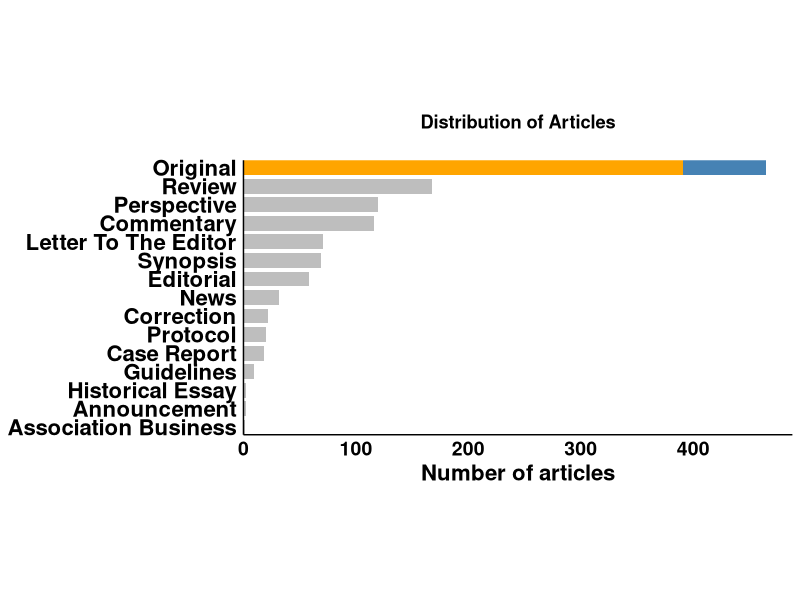
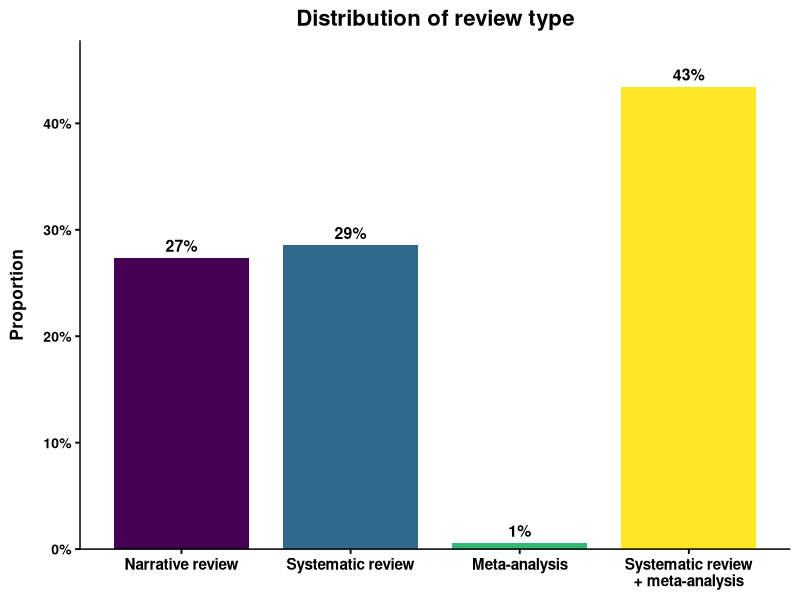
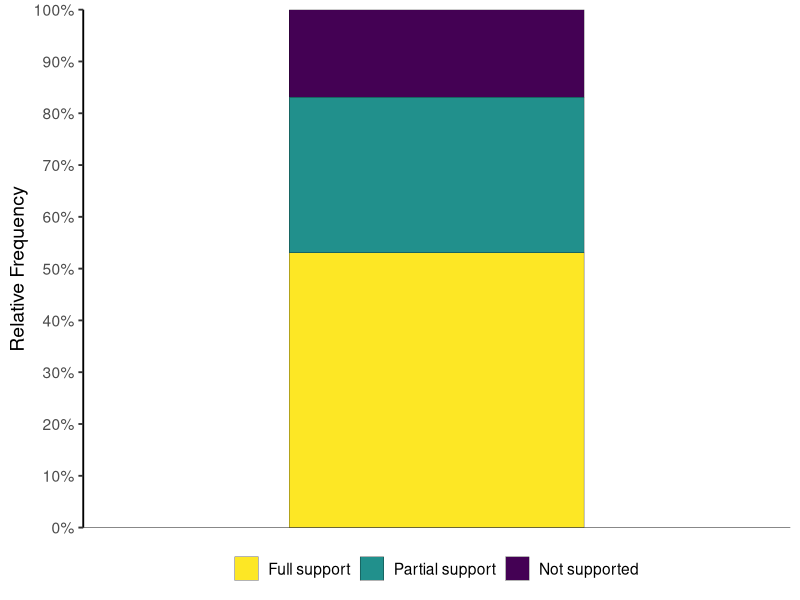
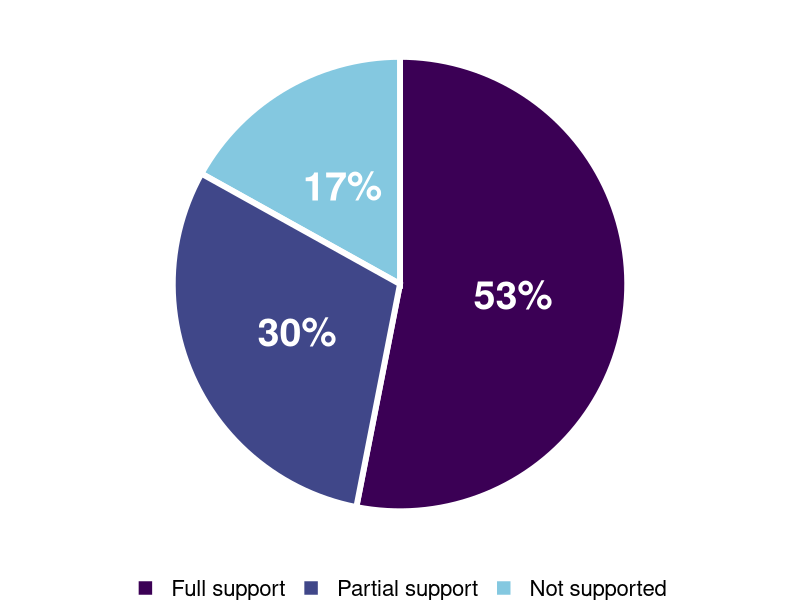
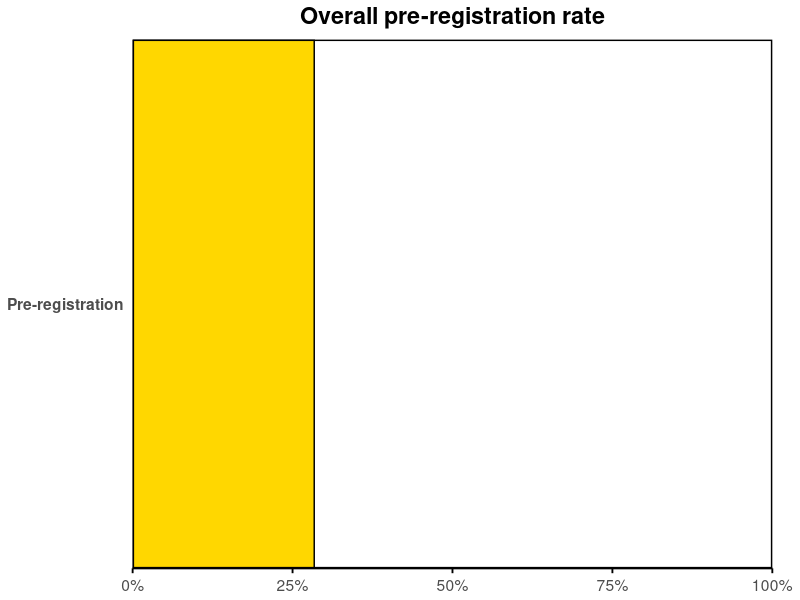
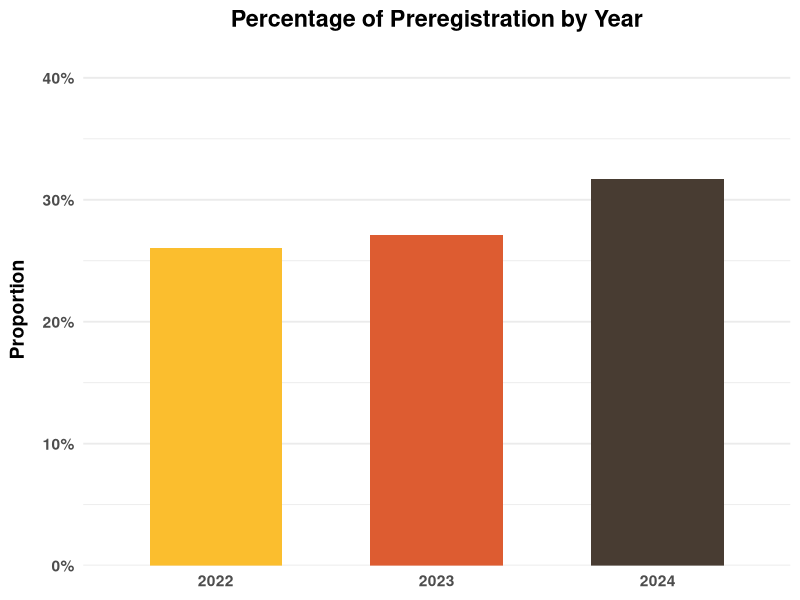
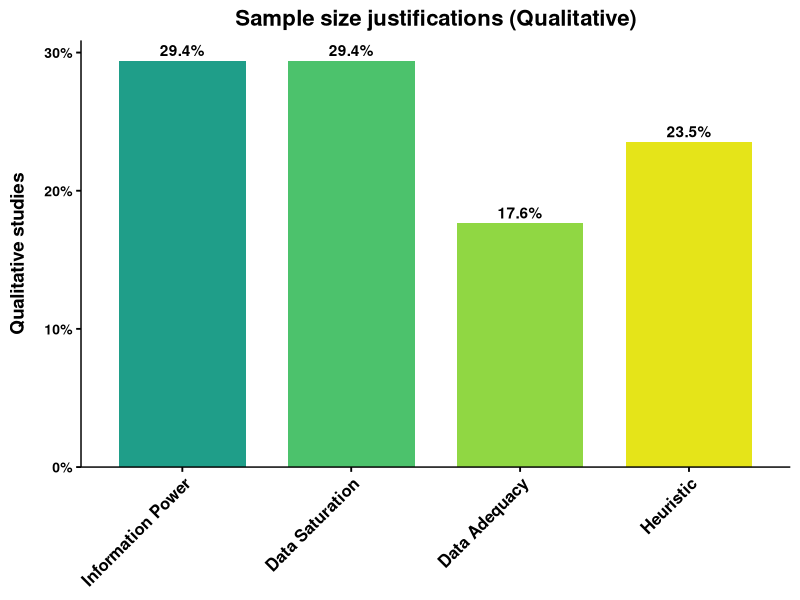
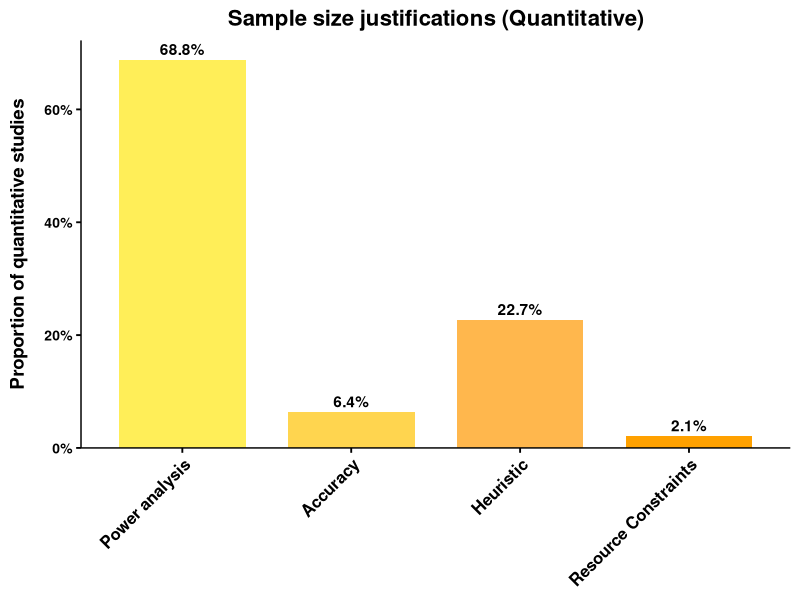

Source code (R) for these figures, in order: (Note: this script raises an error after producing the figures.)
library(readxl)
library(ggplot2)
library(forcats)
library(dplyr)
library(scales)
library(stringr) 
library(purrr)
library(knitr)
library(tidyr)
library(writexl)

options(scipen = 999)

setwd() # SET YOUR WORKING DIRECTORY AS THE FOLDER WHERE YOU HAVE PUT THE "Analysis" FOLDER IN 

df<- read_excel("Analysis/PT Research Practices/PT-research practice validated.xlsx", sheet = "Data 2022+2023+2024")
View(df)

# ─────────────────────────────────────────────────────────────────────────────
#                 #### Define useful variable ####
# ─────────────────────────────────────────────────────────────────────────────
# Dataframe with only Original articles
val_orig <- df %>%
  filter(type == "Original")

# ─────────────────────────────────────────────────────────────────────────────
#                   #### Type of paper published ####
# ─────────────────────────────────────────────────────────────────────────────

# Settings to adjust
bar_height  <- 0.8  
bar_spacing <- 1.2   
aspect_ratio <- 0.5  

# check the unique values and their frequency of type
table(df$'type')

# Count per category
data_counts <- df %>%
  count(type) %>%
  arrange(n) %>%
  mutate(
    type      = factor(type, levels = type),
    highlight = ifelse(type == "Original", "Original", "Other")
  )

original_counts <- df %>%
  filter(trimws(type) == "Original") %>%
  mutate(
    qual_group = ifelse(tolower(trimws(qualitative)) == "yes", "Qualitative", "Quantitative")
  ) %>%
  count(qual_group, name = "n") %>%
  mutate(type = factor("Original", levels = levels(data_counts$type)))

base_bars <- data_counts %>% filter(type != "Original")

# plot
plot_type_article <- ggplot() +
  geom_col(
    data = base_bars,
    aes(x = n, y = type, fill = "Other"),
    width = bar_height
  ) +
  geom_col(
    data = original_counts,
    aes(x = n, y = type, fill = qual_group),
    width = bar_height
  ) +
  scale_fill_manual(
    values = c(Other = "grey", Quantitative = "orange", Qualitative = "steelblue"),
    guide = FALSE
  ) +
  scale_x_continuous(breaks = pretty(data_counts$n),
                     expand = expansion(mult = c(0, 0.05))) +
  scale_y_discrete(expand = expansion(add = bar_height/2)) +
  labs(
    title = "Distribution of Articles",
    x     = "Number of articles",
    y     = NULL
  ) +
  theme_minimal() +
  theme(
    plot.title         = element_text(hjust = 0.5, face = "bold", margin = margin(b = 20)),
    axis.line.x        = element_line(color = "black"),
    axis.line.y        = element_line(color = "black"),
    panel.grid.major.x = element_blank(),
    panel.grid.minor.x = element_blank(),
    panel.grid.major.y = element_blank(),
    panel.grid.minor.y = element_blank(),
    axis.title.x       = element_text(face = "bold", color = "black", size = 16),
    axis.text.x        = element_text(size = 14, color = "black", face = "bold"),
    axis.text.y        = element_text(size = 16, color = "black", face = "bold"),
    aspect.ratio       = aspect_ratio
  )

print(plot_type_article)

# ─────────────────────────────────────────────────────────────────────────────
#                   #### Number of paper per journal ####
# ─────────────────────────────────────────────────────────────────────────────
journal_counts <- df %>%
  group_by(journal) %>%
  summarise(n_articles = n()) %>%
  arrange(desc(n_articles))

print(journal_counts)

# ─────────────────────────────────────────────────────────────────────────────
#       #### Proportion of systematic review and meta analysis ####
# ─────────────────────────────────────────────────────────────────────────────

# check the unique values and their frequency 
table(df$`systematic review`)
table(df$`meta-analysis`)

# Settings to adjust
bar_height   <- 0.8  
bar_spacing  <- 1.2  
aspect_ratio <- 0.7  

# Filter review article
df_rev <- df %>% 
  filter(type == "Review")

# Calculation of the distribution of review type 
props_df <- df_rev %>%
  summarise(
    narrative     = mean(`systematic review` == "No"  & `meta-analysis` == "No",  na.rm = TRUE),
    sys_only      = mean(`systematic review` == "Yes" & `meta-analysis` == "No",  na.rm = TRUE),
    meta_only     = mean(`systematic review` == "No"  & `meta-analysis` == "Yes", na.rm = TRUE),
    sys_with_meta = mean(`systematic review` == "Yes" & `meta-analysis` == "Yes", na.rm = TRUE)
  ) %>%
  pivot_longer(
    cols = everything(),
    names_to = "review_type",
    values_to = "proportion"
  ) %>%
  mutate(
    review_type = recode(
      review_type,
      narrative     = "Narrative review",
      sys_only      = "Systematic review",
      meta_only     = "Meta-analysis",
      sys_with_meta = "Systematic review\n+ meta-analysis"
    ),
    review_type = factor(
      review_type,
      levels = c(
        "Narrative review",
        "Systematic review",
        "Meta-analysis",
        "Systematic review\n+ meta-analysis"
      )
    )
  )

# Display proportion table
print(props_df)

# Plot data
plot_review_distr <- ggplot(props_df, aes(
  x    = review_type,
  y    = proportion,
  fill = review_type
)) +
  geom_col(width = bar_height) +
  geom_text(aes(label = percent(proportion, accuracy = 1)),
            vjust = -0.5, size = 4, fontface = "bold") +
  scale_y_continuous(
    labels = percent_format(accuracy = 1),
    expand = expansion(mult = c(0, .1))
  ) +
  scale_fill_viridis_d(guide = FALSE) +
  labs(
    title = "Distribution of review type",
    x     = NULL,
    y     = "Proportion"
  ) +
  theme_minimal(base_size = 14) +
  theme(
    axis.line       = element_line(color = "#000000", linewidth = 0.5),
    axis.ticks      = element_line(color = "#000000"),
    axis.text.x     = element_text(size = 11, face = "bold", colour = "#000000"),
    axis.text.y     = element_text(size = 10, face = "bold", colour = "#000000"),
    axis.title.y    = element_text(size = 12.5, face = "bold", colour = "#000000", margin = margin(r = 12)),
    legend.position = "none",
    panel.grid.major = element_blank(),
    panel.grid.minor = element_blank(),
    plot.title      = element_text(hjust = 0.5, face = "bold", size = 16, colour = "#000000")
  )

plot_review_distr

# ─────────────────────────────────────────────────────────────────────────────
#                     #### Hypothesis test rate ####
# ─────────────────────────────────────────────────────────────────────────────

# Keep original studies and remove qualitative studies
df_quant <- df %>%
  filter(
    trimws(type) == "Original",
    qualitative != "Yes"
  )

# check the unique values and their frequency 
table(df_quant$`hypo_tested`)

# Calculation of the number of original article that include hypothesis statement
tab_orig <- table(tolower(df_quant$hypo_tested), useNA = "no")
taux_yes <- tab_orig["yes"] / sum(tab_orig[c("yes","no")])
sprintf("Hypothesis test rate: %.1f%%", taux_yes * 100)


# ─────────────────────────────────────────────────────────────────────────────
#         #### Positive result rate & Level of hypothesis support ####
# ─────────────────────────────────────────────────────────────────────────────

# check the unique values and their frequency 
table(df_quant$support_hyp1)

# Calculation of distribution
df_support <- df_quant %>%
  mutate(
    support_clean = case_when(
      str_detect(support_hyp1, regex("full",    ignore_case = TRUE)) ~ "Full support",
      str_detect(support_hyp1, regex("partial", ignore_case = TRUE)) ~ "Partial support",
      str_detect(support_hyp1, regex("not",     ignore_case = TRUE)) ~ "Not supported",
      TRUE ~ NA_character_
    )
  ) %>%
  filter(!is.na(support_clean)) %>%
  count(support_clean) %>%
  mutate(pct = n / sum(n) * 100)

# Specify order on the chart 
levels_sup <- c("Full support", "Partial support", "Not supported")

# Plot bar chart
ggplot(df_support, aes(
  x    = factor(1),                                    
  y    = pct,                                          
  fill = factor(support_clean, levels = levels_sup)    
)) +
  geom_col(
    position = position_stack(reverse = TRUE),      
    width    = 0.5,
    color    = "black",
    size     = 0.1
  ) +
  scale_y_continuous(
    name   = "Relative Frequency",
    breaks = seq(0, 100, by = 10),
    labels = function(x) paste0(x, "%"),
    limits = c(0, 100),
    expand = c(0, 0)
  ) +
  scale_x_discrete(NULL, breaks = NULL) +
  geom_hline(yintercept = 0, color = "black", size = 0.3) +
  scale_fill_viridis_d(
    name   = NULL,    
    option = "D",     
    begin  = 1,     
    end    = 0,
  ) +
  theme_classic(base_size = 14) +
  theme(
    legend.position = "bottom",
    axis.line.x = element_blank()
  )

# Display value in %
df_support

# Plot pie chart
my_colors <- c(
  "Full support" = "#3B0055",   
  "Partial support" = "#404789",   
  "Not supported" = "#84C8E0"   
)

support_plot <- ggplot(df_support, aes(
  x    = factor(1),                                    
  y    = pct,                                          
  fill = factor(support_clean, levels = levels_sup)    
)) +
  geom_col(
    position = position_stack(reverse = TRUE),      
    width    = 1,
    color    = "white",
    size     = 2
  ) +
  coord_polar(theta = "y") +
  scale_fill_manual(
    values = my_colors,
    name   = NULL
  ) +
  geom_text(
    aes(label = paste0(round(pct), "%")), 
    position = position_stack(vjust = 0.5, reverse = TRUE),
    color = "white",
    fontface = "bold",
    size     = 10
  ) +
  theme_void(base_size = 20) +
  theme(
    legend.position = "bottom"
  )
print(support_plot)

# ─────────────────────────────────────────────────────────────────────────────
#                        #### Preregistration ####
# ─────────────────────────────────────────────────────────────────────────────

# check the unique values and their frequency 
table(df$prereg)

# Check the Websites used 
table(val_orig$prereg_link)

# ────────────────────────────    
       #### Overall ####
# ────────────────────────────

# Proportion of "Yes" among Original article
pct_yes <- df %>%
  filter(type == "Original", !is.na(prereg)) %>%
  summarise(p = sum(prereg == "Yes") / n()) %>%
  pull(p)

# Global rate
pct_global <- val_orig %>%
  summarise(p = sum(prereg == "Yes") / n()) %>%
  pull(p)
# Rate per year
pct_par_annee <- val_orig %>%
  group_by(year) %>%
  summarise(p = sum(prereg == "Yes") / n()) %>%
  arrange(year)
# Display
cat("Overall pre-registration rate : ",
    percent(pct_global, accuracy = 0.1), "\n\n",
    sep = "")

for(i in seq_len(nrow(pct_par_annee))) {
  cat("Pre-registration rate by year :\n")
  cat("  ", pct_par_annee$year[i], " : ",
      percent(pct_par_annee$p[i], accuracy = 0.1), "\n", sep = "")
}

# Plot data
plot_df <- tibble(
  Status = "Pre-registration",
  prop   = pct_yes
)

ggplot(plot_df, aes(x = prop, y = Status)) +
  geom_col(
    fill   = "gold",
    color  = "black",
    width  = 0.5
  ) +
  scale_x_continuous(
    limits = c(0, 1),
    expand = c(0, 0),
    labels = percent_format(accuracy = 1)
  ) +
  scale_y_discrete(expand = c(0, 0)) +
  labs(
    x     = NULL,
    y     = NULL,
    title = "Overall pre-registration rate"
  ) +
  theme_minimal(base_size = 14) +
  theme(
    panel.border     = element_rect(color = "black", fill = NA, size = 1),
    panel.grid       = element_blank(),
    axis.line.x      = element_line(),
    axis.ticks.x     = element_line(),
    axis.text.x      = element_text(vjust = 0.5),
    axis.text.y      = element_text(face = "bold"),
    plot.title       = element_text(hjust = 0.5, face = "bold"),
    plot.margin      = margin(5, 20, 5, 5)
  )

# ─────────────────────────────────────────
          #### By year ####
# ─────────────────────────────────────────

# Aggregation by year
prereg_summary_year <- df %>%
  filter(type == "Original") %>%
  group_by(year) %>%
  summarise(
    total   = n(),
    yes     = sum(tolower(prereg) == "yes"),
    .groups = "drop"
  ) %>%
  mutate(
    pct_yes = yes / total,
    year    = factor(year)
  )

# Plot the data
ggplot(prereg_summary_year, aes(x = year, y = pct_yes, fill = year)) +
  geom_col(width = 0.6) +
  scale_y_continuous(
    name   = "Proportion",
    labels = percent_format(accuracy = 1),
    limits = c(0, 0.4),
    expand = expansion(mult = c(0, 0.05))
  ) +
  scale_fill_manual(
    name   = "Année",
    values = c("2022" = "#FBBE2EFF",       
               "2023" = "#DD5C31FF",
               "2024" = "#483C32")
  ) +
  labs(
    x     = NULL,
    y     = NULL,
    title = "Percentage of Preregistration by Year"
  ) +
  theme_minimal(base_size = 14) +
  theme(
    plot.title         = element_text(hjust = 0.5, face = "bold", margin = margin(b = 15)),
    axis.text.x        = element_text(face = "bold"),
    axis.text.y        = element_text(face = "bold"),
    panel.grid.major.x = element_blank(),
    axis.title.y = element_text(
      margin = margin(r = 10),  
      face   = "bold"
    ),
    legend.position    = "none"
  )

# ─────────────────────────────────────────────────────────────────────────────
#                     #### Sample size justification ####
# ─────────────────────────────────────────────────────────────────────────────
# check the unique values and their frequency 
table(val_orig$n_justification)
table(val_orig$justification_type)
table(val_orig$qualitative)

# ────────────────────────────    
  #### Overall proportion ####
# ────────────────────────────
# Proportion of "Yes" among Original articles
yes_justif_orig <- mean(val_orig$n_justification == "Yes", na.rm = TRUE)
yes_justif_orig

# Rate per year 
justif_orig_year <- val_orig |>
  group_by(year) |>
  summarise(p = mean(n_justification == "Yes", na.rm = TRUE),
            .groups = "drop") |>
  arrange(year)
justif_orig_year

# ────────────────────────────    
  #### Qualitative studies ####
# ────────────────────────────
# Proportion "Yes" among qualitative articles
yes_justif_quali <- mean(val_orig$n_justification[val_orig$qualitative == "Yes"] == "Yes", na.rm = TRUE)
yes_justif_quali
tab <- table(trimws(val_orig$justification_type[val_orig$qualitative == "Yes"]),
             useNA = "ifany")
tab

# Rate per year 
justif_quali_year <- val_orig |>
  filter(tolower(trimws(qualitative)) == "yes") |>
  group_by(year) |>
  summarise(
    p = mean(tolower(trimws(n_justification)) == "yes", na.rm = TRUE),
    n = dplyr::n(),
    .groups = "drop"
  ) |>
  arrange(year)

justif_quali_year

# ────────────────────────────
 #### Quantitative studies ####
# ────────────────────────────
# df_quant include only quantitative studies
# check the unique values and their frequency 
table(df_quant$n_justification)
table(df_quant$justification_type)

# Proportion "Yes" among quantitative articles
yes_justif_quanti <- mean(df_quant$n_justification == "Yes", na.rm = TRUE)
yes_justif_quanti

# Rate per year 
justif_quanti_year <- df_quant |>
  group_by(year) |>
  summarise(p = mean(n_justification == "Yes", na.rm = TRUE),
            .groups = "drop") |>
  arrange(year)
justif_quanti_year


# ─────────────────────────────────────────────────────────────────
       #### Justification type for qualitative studies ####
# ─────────────────────────────────────────────────────────────────

fixed_cols <- c(
  "Information Power"     = "#1F9E89",
  "Data Saturation"   = "#4CC26C",
  "Data Adequacy" = "#90D743",
  "Heuristic"         = "#E5E419"
)

core_levels <- c("Information Power", "Data Saturation", "Data Adequacy", "Heuristic")

bar_data_quali <- val_orig %>%
  filter(tolower(trimws(qualitative)) == "yes",
         tolower(trimws(n_justification)) == "yes") %>%
  mutate(justification_type = str_squish(justification_type)) %>%
  filter(!is.na(justification_type), justification_type != "") %>%
  count(justification_type, name = "n") %>%
  arrange(desc(n)) %>%
  mutate(
    prop  = n / sum(n),
    label = scales::percent(prop)
  )

present_levels <- unique(bar_data_quali$justification_type)
fixed_present  <- intersect(names(fixed_cols), present_levels)
other_levels   <- setdiff(present_levels, fixed_present)

other_cols <- if (length(other_levels) > 0) {
  viridisLite::viridis(length(other_levels), option = "viridis", begin = 0.55, end = 0.98)
} else character(0)

palette_map <- c(setNames(fixed_cols[fixed_present], fixed_present),
                 setNames(other_cols, other_levels))

all_levels <- c(core_levels, setdiff(sort(other_levels), core_levels))
bar_data_quali <- bar_data_quali %>%
  mutate(justification_type = factor(justification_type, levels = all_levels))

# Plot
ggplot(bar_data_quali, aes(x = justification_type, y = prop, fill = justification_type)) +
  geom_col(width = 0.75) +
  geom_text(aes(label = label), vjust = -0.4, fontface = "bold") +
  scale_y_continuous(labels = scales::percent_format(accuracy = 1),
                     expand = expansion(mult = c(0, 0.05))) +
  scale_fill_manual(values = palette_map, guide = "none") +
  labs(x = NULL, y = "Qualitative studies",
       title = "Sample size justifications (Qualitative)") +
  theme_classic(base_size = 14) +
  theme(
    axis.line       = element_line(color = "#000000", size = 0.5),
    axis.ticks      = element_line(color = "#000000"),
    axis.text.x     = element_text(size = 12, face = "bold", colour = "#000000",
                                   angle = 45, hjust = 1, vjust = 1),
    axis.text.y     = element_text(size = 10, face = "bold", colour = "#000000"),
    axis.title.y    = element_text(size = 13.5, face = "bold", colour = "#000000",
                                   margin = margin(r = 12)),
    legend.position = "none",
    panel.grid.major = element_blank(),
    panel.grid.minor = element_blank(),
    plot.title      = element_text(hjust = 0.5, face = "bold", size = 16, colour = "#000000")
  )



# ─────────────────────────────────────────────────────────────────
      #### Justification type for quantitative studies ####
# ─────────────────────────────────────────────────────────────────
# check the unique values and their frequency 
table(df_quant$justification_type)


core_levels <- c("Power analysis", "Accuracy", "Heuristic", "Resource Constraints")
fixed_cols <- c(
  "Power analysis"       = "#FFEE58",  
  "Accuracy"             = "#FFD54F",  
  "Heuristic"            = "#FFB74D",  
  "Resource Constraints" = "#FFA100"   
)

bar_data_quanti <- df_quant %>%
  filter(tolower(trimws(n_justification)) == "yes") %>%            
  mutate(jt = tolower(trimws(justification_type))) %>%
  mutate(justif4 = dplyr::case_when(
    jt %in% c("previous study", "pilot study", "benchmark") ~ "Power analysis",
    jt == "accuracy" ~ "Accuracy",
    jt == "heuristic" ~ "Heuristic",
    jt %in% c("resource constraints", "resource constraint", "resources") ~ "Resource Constraints",
    TRUE ~ NA_character_
  )) %>%
  filter(!is.na(justif4)) %>%                                      
  count(justif4, name = "n") %>%
  mutate(
    prop  = n / sum(n),
    label = scales::percent(prop),
    justif4 = factor(justif4, levels = core_levels)                
  )

# Bar plot
ggplot(bar_data_quanti, aes(x = justif4, y = prop, fill = justif4)) +
  geom_col(width = 0.75, color = NA) +
  geom_text(aes(label = label), vjust = -0.4, fontface = "bold") +
  scale_y_continuous(labels = scales::percent_format(accuracy = 1),
                     expand = expansion(mult = c(0, 0.05))) +
  scale_fill_manual(values = fixed_cols, guide = "none") +
  labs(x = NULL, y = "Proportion of quantitative studies",
       title = "Sample size justifications (Quantitative)") +
  theme_classic(base_size = 14) +
  theme(
    axis.line       = element_line(color = "#000000", size = 0.5),
    axis.ticks      = element_line(color = "#000000"),
    axis.text.x     = element_text(size = 12, face = "bold", colour = "#000000",
                                   angle = 45, hjust = 1, vjust = 1),
    axis.text.y     = element_text(size = 10, face = "bold", colour = "#000000"),
    axis.title.y    = element_text(size = 13.5, face = "bold", colour = "#000000",
                                   margin = margin(r = 12)),
    legend.position = "none",
    panel.grid.major = element_blank(),
    panel.grid.minor = element_blank(),
    plot.title      = element_text(hjust = 0.5, face = "bold", size = 16, colour = "#000000")
  )


# ─────────────────────────────────────────────────────────────────
    #### Sub-justification type for a-priori power analysis ####
# ─────────────────────────────────────────────────────────────────

keep_levels <- c("Previous Study", "Pilot Study", "Benchmark")

pie_data <- df_quant %>%
  filter(tolower(trimws(n_justification)) == "yes") %>%              
  mutate(justification_type = str_squish(justification_type)) %>%    
  filter(justification_type %in% keep_levels) %>%                    
  count(justification_type, name = "n") %>%
  right_join(tibble(justification_type = keep_levels), by = "justification_type") %>%
  mutate(
    n = tidyr::replace_na(n, 0L),
    justification_type = factor(justification_type, levels = keep_levels),
    prop  = if (sum(n) > 0) n / sum(n) else 0,
    label = if (sum(n) > 0) scales::percent(prop) else "0%"
  )

n_just_plot <- ggplot(pie_data, aes(x = "", y = prop, fill = justification_type)) +
  geom_col(width = 1, color = "white", size = 2) +
  coord_polar(theta = "y", direction = -1) +
  geom_text(aes(label = label),
            position = position_stack(vjust = 0.5),
            color = "black", fontface = "bold", size = 8) +
  scale_fill_manual(
    name = NULL,
    values = c(
      "Pilot Study"    = "#C2DB1C",
      "Previous Study" = "#9CD94C",
      "Benchmark"      = "#FFE631"
    )
  ) +
  theme_void() +
  theme(
    legend.position = "bottom",
    legend.text     = element_text(size = 20)
  )

print(n_just_plot)

pie_data

# ─────────────────────────────────────────────────────────────────────────────
#  #### Distribution of n_justification by type of hypothesis support ####
# ─────────────────────────────────────────────────────────────────────────────

# Calculation of distribution
pct_support_nj <- df_quant %>%
  filter(
    hypo_tested   == "Yes",
    !is.na(n_justification),
    !is.na(support_hyp1),
  ) %>%
  filter(!is.na(support_hyp1)) %>%
  group_by(support_hyp1) %>%
  summarise(
    total   = n(),
    yes     = sum(tolower(n_justification) == "yes"),
    pct_yes = yes / total,
    .groups = "drop"
  ) %>%
  mutate(
    support_hyp1 = factor(
      support_hyp1,
      levels = c("Full support", "Partial support", "Not supported")
    )
  )
pct_support_nj

# Set the color
couleurs_support <- c(
  "Full support" = "#3B0055",   
  "Partial support" = "#404789",   
  "Not supported" = "#84C8E0"   
)

# Display
for(i in seq_len(nrow(pct_support_nj))) {
  cat("Percentage of sample size justification :\n")
  cat(
    sprintf("  %s : %s\n",
            levels(pct_support_nj$support_hyp1)[i],
            percent(pct_support_nj$pct_yes[i], accuracy = 0.1))
  )
}

# Plot the data
plot_just_by_support <- ggplot(pct_support_nj,
       aes(x = support_hyp1, y = pct_yes, fill = support_hyp1)) +
  geom_col(color = "black", width = 0.7) +       
  scale_x_discrete(drop = TRUE) +
  scale_y_continuous(
    labels = percent_format(accuracy = 1),
    expand = c(0, 0)
  ) +
  scale_fill_manual(
    values = couleurs_support,
    guide  = FALSE
  ) +
  labs(
    x     = NULL,
    y     = "Sample size justification",
    title = "Proportion of sample size justification by type of hypothesis support"
  ) +
  theme_minimal(base_size = 14) +
  theme(
    panel.border       = element_blank(),                
    panel.grid.major.y = element_blank(), 
    panel.grid.major.x = element_blank(),
     panel.grid.minor   = element_blank(),
    axis.line.x        = element_line(color = "black"),  
    axis.line.y        = element_line(color = "black"),
    axis.text.x     = element_text(color = "#000000", face = "bold"),
    axis.title.y     = element_text(face = "bold", color = "#000000", size = 16, margin = margin(r = 15)),
    axis.text.y     = element_text(size = 10, color = "#000000", face = "bold"),
    plot.title         = element_text(hjust = 0.5, face = "bold", margin = margin(b = 15))
  )

# ─────────────────────────────────────────────────────────────────────────────
#                     #### n across topic table ####
# ─────────────────────────────────────────────────────────────────────────────

# Adding topic names
topic_map <- tibble::tibble(
  category = 1:25,
  topic    = c(
    "Acute Care", "Balance & Falls", "Cardiovascular & Pulmonary", "Covid", "Diabetes",
    "Education", "Geriatrics", "Health Policy", "Implementation Science",
    "Integumentary", "Knowledge Translation", "LEAP", "Measurement",
    "Musculoskeletal", "Neurology", "Obesity", "Oncology", "Pain Management",
    "Pediatrics", "Pharmacology", "Prevention & Health Promotion",
    "Professional Issues", "Psychosocial", "Women's Health", "Other"
  )
)

# Filter original article
df_orig <- df %>%
  left_join(topic_map, by = "category") %>%
  filter(type == "Original", topic != "Other") %>%
  mutate(across(c(n, women, men), ~ {
    x <- str_trim(as.character(.))             
    x[x %in% c("", "NA", "N/A", "na", "n/a")] <- NA  
    suppressWarnings(as.numeric(x))            
  })) %>%
  filter(if_all(c(n, women, men), ~ !is.na(.)))


## Summary of information by topic 
summary_by_topic <- df_orig %>%
  group_by(topic) %>%
  summarise(
    k         = n(),
    Mean      = mean(n,    na.rm = TRUE),
    SD        = sd(n,      na.rm = TRUE),
    Min.      = min(n,     na.rm = TRUE),
    Max.      = max(n,     na.rm = TRUE),
    Total_n   = sum(n,     na.rm = TRUE),           
    `% Women` = sum(women, na.rm = TRUE) / sum(n, na.rm = TRUE) * 100,
    `% Men`   = sum(men,   na.rm = TRUE) / sum(n, na.rm = TRUE) * 100,
    .groups   = "drop"
  ) %>%
  arrange(topic)

# Adding a Total line 
total_row <- summary_by_topic %>%
  summarise(
    topic     = "Total",
    k         = sum(k),
    Mean      = mean(df_orig$n,    na.rm = TRUE),
    SD        = sd(  df_orig$n,    na.rm = TRUE),
    Min.      = min( df_orig$n,    na.rm = TRUE),
    Max.      = max( df_orig$n,    na.rm = TRUE),
    Total_n   = sum( df_orig$n,    na.rm = TRUE),   
    `% Women` = sum(df_orig$women, na.rm = TRUE) / sum(df_orig$n, na.rm = TRUE) * 100,
    `% Men`   = 100 - `% Women`
  )

# Table creation
final_table <- bind_rows(summary_by_topic, total_row) %>%
  mutate(across(c(Mean, SD, Min., Max., `% Women`, `% Men`), ~ round(.x, 0)))

kable(
  final_table,
  col.names = c("Topic", "k", "Mean", "SD", "Min.", "Max.", "n", "% Women", "% Men"),
  align     = c("l", rep("r", 8))
)

total_femmes <- sum(df_orig$women, na.rm = TRUE)
total_hommes <- sum(df_orig$men,   na.rm = TRUE)

total_femmes
total_hommes

# Table exportation
write_xlsx(final_table,
           path = "...") # REPLACE BY YOUR PATH

# ─────────────────────────────────────────────────────────────────────────────
#               #### Sex distribution by research category ####
# ─────────────────────────────────────────────────────────────────────────────
# Convert Sex columns to long format and exclude women health
plot_data <- summary_by_topic %>%
  filter(topic != "Women Health") %>%
  pivot_longer(cols = c(`% Women`, `% Men`), 
               names_to = "Sex", 
               values_to = "Percentage") %>%
  mutate(Sex = factor(Sex, levels = c("% Women", "% Men")))

# Plot the data
sex_data <-  ggplot(plot_data, aes(x = topic, y = Percentage / 100, fill = Sex)) +
  geom_col(position = position_dodge(width = 0.7), width = 0.6, color = "black", size = 0.2) +
  scale_fill_manual(
    values = c("% Women" = "#D0F000", "% Men" = "#203174"),
    labels = c("Female", "Male")
  ) +
  scale_y_continuous(
    labels = percent_format(accuracy = 1),
    limits = c(0, 0.8),
    expand = expansion(mult = c(0, 0.05))
  ) +
  labs(
    x     = NULL,
    y     = "Participants",
    title = "Sex Distribution by Research Topic"
  ) +
  theme_minimal(base_size = 13) +
  theme(
    panel.grid.major.x = element_blank(),    
    axis.line.x        = element_line(color = "#000000"),     
    axis.ticks.x       = element_line(color = "#000000"),
    axis.text.x     = element_text(angle = 40, color = "#000000", face = "bold", hjust = 1),
    axis.title.y     = element_text(face = "bold", color = "#000000", size = 16),
    axis.text.y     = element_text(size = 10, color = "#000000", face = "bold"),
    plot.title      = element_text(hjust = 0.5, face = "bold"),
    legend.title    = element_blank(),
    legend.text      = element_text(face = "bold"),
    legend.position = "bottom"
  )

plot(sex_data)

# ─────────────────────────────────────────────────────────────────────────────
#              #### Hypothesis testing & Support by category ####
# ─────────────────────────────────────────────────────────────────────────────

# Remove "Other" category and filter by Original article's categories  
topic_map2 <- topic_map %>%
  slice(-25) %>%
  filter(category %in% (df %>% 
                          filter(type == "Original") %>% 
                          pull(category)
  )
  )

# Label construction
df2 <- df_quant %>%
  inner_join(topic_map2, by = "category") %>%
  mutate(
    topic_label = factor(
      topic,
      levels = topic_map2 %>%
        arrange(category) %>%
        pull(topic)
    )
  ) %>%
  filter(!is.na(topic_label))


# Chart A: Hypothesis tested
p1_counts <- df2 %>%
  count(topic_label, hypo_tested) %>%
  group_by(topic_label) %>%
  mutate(
    freq = n / sum(n),
    percent = freq * 100,
    total_n = sum(n)             
  ) %>%
  ungroup()

labels_with_n <- p1_counts %>%
  distinct(topic_label, total_n) %>%
  mutate(label = paste0(topic_label, " (k = ", total_n, ")")) %>%
  arrange(topic_label)

p1 <- ggplot(p1_counts, aes(x = topic_label, y = freq, fill = hypo_tested)) +
  geom_col(position = "fill", width = 0.7) +
  coord_flip() +
  scale_y_continuous(
    labels = scales::percent_format(accuracy = 1),
    expand = c(0, 0),                
    breaks = seq(0, 1, 0.25)         
  ) +
  scale_x_discrete(labels = labels_with_n$label) +
  scale_fill_manual(
    values = c("Yes" = "#3B0055", "No" = "#9D9D9D"),
    labels = c("Yes" = "Hypothesis", "No" = "No hypothesis"),
    name = NULL,
    guide  = guide_legend(reverse = TRUE) 
  ) +
  labs(x = NULL, y = NULL) +
  theme_minimal(base_size = 14) +
  theme(
    panel.grid.major.y = element_blank(),
    panel.grid.minor.y = element_blank(),
    axis.line.y = element_line(color = "black"),     
    axis.ticks.y = element_line(color = "black"),    
    axis.text.y  = element_text(size = 9, face = "bold", color = "black"),
    axis.text.x = element_text(face = "bold", color = "black"),
    axis.title.y = element_text(color = "black", size = 13, face = "bold"),
    axis.title.x = element_text(color = "black", size = 13, face = "bold"),
    legend.position = "bottom",
    legend.text  = element_text(size = 12, color = "black", face = "bold")
  )

print(p1)

# Chart B : Hypothesis support (Full / Partial / Not)
totals_p1 <- p1_counts %>%
  group_by(topic_label) %>%
  summarise(total_all = sum(n), .groups = "drop")

labels_with_n <- totals_p1 %>%
  mutate(label = paste0(topic_label, " (k = ", total_all, ")"))

p2_counts <- df2 %>%
  filter(hypo_tested == "Yes") %>%
  count(topic_label, support_hyp1) %>%
  group_by(topic_label) %>%
  mutate(freq = n / sum(n)) %>%
  ungroup() %>%
  mutate(
    support_hyp1 = factor(
      support_hyp1,
      levels = c("Full support", "Partial support", "Not supported")
    )
  ) %>%
  left_join(totals_p1, by = "topic_label")

lab_map <- setNames(labels_with_n$label, labels_with_n$topic_label)

p2 <- ggplot(p2_counts, aes(x = topic_label, y = freq, fill = support_hyp1)) +
  geom_col(position = position_fill(reverse = TRUE), width = 0.7) +
  coord_flip() +
  scale_y_continuous(
    labels = percent_format(accuracy = 1),
    expand = c(0, 0),
    breaks = seq(0, 1, 0.25)
  ) +
  scale_x_discrete(labels = lab_map) +
  scale_fill_manual(
    values = c(
      "Full support"    = "#3B0055",
      "Partial support" = "#406199",
      "Not supported"   = "#84C8E0" 
    ),
    name = NULL
  ) +
  labs(x = NULL, y = NULL) +
  theme_minimal(base_size = 14) +
  theme(
    panel.grid.major.y = element_blank(),
    panel.grid.minor.y = element_blank(),
    axis.line.y  = element_line(color = "black"),
    axis.ticks.y = element_line(color = "black"),
    axis.text.y  = element_text(size = 9, face = "bold", color = "black"),
    axis.text.x = element_text(face = "bold", color = "black"),
    axis.title.y = element_text(color = "black", size = 13, face = "bold"),
    legend.position = "bottom",
    legend.text  = element_text(size = 12, color = "black", face = "bold")
  )


print(p2)

# ─────────────────────────────────────────────────────────────────────────────
#                         #### Effect size ####
# ─────────────────────────────────────────────────────────────────────────────

# Overall reported effect size 
summary_yes <- df_quant %>%
  summarise(
    total       = n(),
    yes_count   = sum(effect_size == "Yes", na.rm = TRUE),
    prop_yes    = yes_count / total
  )
summary_yes %>%
  mutate(prop_yes = percent(prop_yes, accuracy = 0.1))


# ─────────────────────────────────────────────────────────────────────────────
#                  #### Statistical reporting ####
# ─────────────────────────────────────────────────────────────────────────────

# df_quant excludes qualitative studies
# check the unique values of sig_test and their frequency 
table(df_quant$sig_test)
table(df_quant$pval_type)
table(df_quant$pval_type)

# Proportion of quantitative original article with a hypothesis 
df_quant %>%
  summarise(
    n_total = n(),
    n_yes   = sum(hypo_tested == "Yes", na.rm = TRUE),
    prop_yes = mean(hypo_tested == "Yes", na.rm = TRUE),
    perc_yes = 100 * prop_yes
  )

# Proportion of positive results for quantitative original articles with a hypothesis
df_quant %>%
  filter(
    hypo_tested == "Yes",             
    !is.na(support_hyp1)              
  ) %>%
  count(support_hyp1) %>%
  mutate(
    proportion = n / sum(n),
    pourcentage = proportion * 100
  )

# Proportion of quantitative original article using significance testing 
df_quant %>%
  summarise(
    prop_yes = mean(sig_test == "Yes"),      
    perc_yes = mean(sig_test == "Yes") * 100  
  )

# Proportion of quantitative original article without hypothesis stated using sig testing
df_quant %>%
  filter(hypo_tested == "No") %>%
  summarise(
    prop_yes = mean(sig_test == "Yes"),       
    perc_yes = mean(sig_test == "Yes") * 100   
  )

# Proportion of pvalue type: exact, relative, mix of original article using significance testing
df_props <- df_quant %>%
  filter(
    sig_test == "Yes",
    !is.na(pval_type),
    pval_type %in% c("Exact", "Relative", "Mix")
  )

total_yes <- nrow(df_props)


df_props <- df_props %>%
  count(pval_type) %>%
  mutate(
    proportion = n / total_yes,
    pval_type = factor(pval_type, levels = c("Exact", "Relative", "Mix"))
  )

df_props

# Plot the data
plot_pval_type <- ggplot(df_props, aes(x = pval_type, y = proportion, fill = pval_type)) +
  geom_col(width = 0.6) +
  scale_fill_viridis_d(option = "D", name = "pval_type") +
  geom_text(aes(label = percent(proportion, accuracy = 1)),
            vjust = -0.5, size = 4, fontface = "bold") +
  scale_y_continuous(
    labels = percent_format(accuracy = 1),
    expand = expansion(mult = c(0, .1))
  ) +
  labs(
    x     = NULL,
    y     = "Proportion",
    title = "Distribution of pvalue types"
  ) +
  theme_minimal(base_size = 14) +
  theme(
    axis.line       = element_line(color = "#000000", linewidth = 0.5),
    axis.ticks      = element_line(color = "#000000"),
    axis.text.x     = element_text(size = 11, face = "bold", colour = "#000000"),
    axis.text.y     = element_text(size = 10, face = "bold", colour = "#000000"),
    axis.title.y    = element_text(size = 12.5, face = "bold", colour = "#000000", margin = margin(r = 12)),
    legend.position = "none",
    panel.grid.major = element_blank(),
    panel.grid.minor = element_blank(),
    plot.title      = element_text(hjust = 0.5, face = "bold", size = 16, colour = "#000000")
  )

plot_pval_type

# ─────────────────────────────────────────────────────────────────────────────
#                      #### Data Sharing ####
# ─────────────────────────────────────────────────────────────────────────────

# ─────────────────────────────────────────────────────────────
      #### Data availability statement ####
# ─────────────────────────────────────────────────────────────

# check the unique values and their frequency 
table(val_orig$data_state)

# Calculation of the proportion among original articles
avail <- val_orig %>%
  summarise(
    total       = n(),                               
    yes_count   = sum(tolower(data_state) == "yes"), 
    proportion  = yes_count / total                  
  )

print(avail)

# ─────────────────────────────────
       #### Open data ####
# ─────────────────────────────────

# check the unique values and their frequency 
table(val_orig$open_data)

# Calculation of overall open data proportion
open_data <- val_orig %>%
  filter(!is.na(open_data)) %>%                             
  summarise(
    total      = n(),                                       
    yes_count  = sum(tolower(open_data) == "yes"),          
    proportion = yes_count / total                          
  )

open_data

# Calculation of the proportion among original articles by year
open_data_year <- val_orig %>%
  filter(!is.na(open_data)) %>%                             
  group_by(year) %>%                                        
  summarise(
    total      = n(),                                       
    yes_count  = sum(tolower(open_data) == "yes"),          
    proportion = yes_count / total                          
  ) %>%
  ungroup()

# Plot the data
ggplot(open_data_year, aes(
  x    = factor(year),
  y    = proportion,
  fill = factor(year)                                     
)) +
  geom_col(color = "black", size = 0.2, width = 0.6) +        
  scale_fill_viridis_d(option = "D", name = "Année") +       
  scale_y_continuous(
    labels = percent_format(accuracy = 1),
    limits = c(0, 0.2),
    expand = expansion(c(0, 0.05))
  ) +
  labs(
    title = "Proportion of Open Data by year",
    x     = "Year",
    y     = "Proportion"
  ) +
  theme_minimal(base_size = 14) +
  theme(
    panel.grid.major.x = element_blank(),    
    panel.grid.minor.x = element_blank(),    
    axis.title.x        = element_text(face = "bold"),
    axis.text.x        = element_text(face = "bold"),
    axis.title.y        = element_text(face = "bold"),
    legend.position    = "none",
    plot.title         = element_text(hjust = 0.5, face = "bold", margin = margin(b = 10))
  )

résumé_data

# ─────────────────────────────────────────────────────────────────────────────
#                           #### Preprint ####
# ─────────────────────────────────────────────────────────────────────────────

# check the unique values and their frequency 
table(val_orig$preprint)

# Calculation of preprint proportion 
preprint <- val_orig %>%
  filter(!is.na(preprint)) %>%                            
  summarise(
    total             = n(),                              
    yes_preprint      = sum(tolower(preprint) == "yes"),  
    prop_yes_preprint = yes_preprint / total              
  )

print(preprint)

# ─────────────────────────────────────────────────────────────────────────────
#    #### Days elapsed between preprint and final publication ####
# ─────────────────────────────────────────────────────────────────────────────

days <- as.numeric(val_orig$`days from preprint`[val_orig$preprint == "Yes"],
                   units = "days")

mean_days <- mean(days, na.rm = TRUE)
sd_days   <- sd(days,   na.rm = TRUE)
n         <- sum(!is.na(days))

cat(sprintf("Preprint → publication : mean = %.1f days, SD = %.1f (n = %d)\n",
            mean_days, sd_days, n))

# ─────────────────────────────────────────────────────────────────────────────
#                  #### Average publication delay ####
# ─────────────────────────────────────────────────────────────────────────────
# Conversion into days and filtering of NA
val_orig3 <- val_orig %>%
  mutate(
    days = as.numeric(`days from submission`, units = "days")
  ) %>%
  filter(!is.na(days))


# Overall mean and standard deviation
overall_stats <- val_orig3 %>%
  summarise(
    avg_days = mean(days, na.rm = TRUE),
    sd_days  = sd(days,   na.rm = TRUE)
  )

# Display
cat("Average overall publication time:", round(overall_stats$avg_days, 1), "days\n")
cat("Standard deviation:", round(overall_stats$sd_days, 1), "days\n")


# ─────────────────────────────────────────────────────────────────────────────
#                  #### Summary figure for all articles ####
# ─────────────────────────────────────────────────────────────────────────────

# Add the combined variable "data_upon_request"
val_mod <- val_orig %>%
  mutate(
    data_upon_request = ifelse(
      data_state == "Yes" & open_data != "Yes", "Yes", "No"
    )
  )

# Keep only the requested practices
practice_cols <- c(
  "replication",
  "prereg",
  "registered_report",
  "data_upon_request",
  "open_data",
  "preprint"
)

df_long <- val_mod %>%
  select(any_of(practice_cols)) %>%
  pivot_longer(cols = everything(), names_to = "Practice", values_to = "Response") %>%
  mutate(yes = ifelse(tolower(Response) == "yes", 1, 0)) %>%
  group_by(Practice) %>%
  summarise(n = sum(yes), .groups = "drop") %>%
  mutate(Proportion = n / nrow(val_mod))

# Add missing categories (set to 0 if absent)
expected_practices <- tibble(Practice = practice_cols)
df_long <- expected_practices %>%
  left_join(df_long, by = "Practice") %>%
  mutate(
    n = replace_na(n, 0),
    Proportion = replace_na(Proportion, 0)
  )

# Labels only for the 6 kept practices
df_long <- df_long %>%
  mutate(
    Practice_label = factor(
      Practice,
      levels = practice_cols,
      labels = c(
        "Replication",
        "Pre-registration",
        "Registered report",
        "Data upon request",
        "Open data",
        "Preprint"
      )
    ),
    Percent = paste0(round(Proportion * 100), "%")
  )

# Plot
plot_sum <- ggplot(df_long, aes(x = Practice_label, y = Proportion, fill = Practice_label)) +
  geom_col(width = 0.75) +
  geom_text(aes(label = Percent), vjust = -0.5, fontface = "bold", size = 6, color = "black") +
  scale_y_continuous(
    labels = scales::percent_format(accuracy = 1),
    limits = c(0, 0.9),
    breaks = seq(0, 0.75, by = 0.25),
    expand = expansion(mult = c(0, 0.08))
  ) +
  scale_x_discrete(expand = c(0.1, 0.02)) +
  scale_fill_manual(values = c(
    "Replication"        = "#999999",
    "Pre-registration"   = "#1f9e89",
    "Registered report" = "#777777",
    "Data upon request" = "#2c5d9f",
    "Open data"          = "#2d708e",
    "Preprint"           = "#555555"
  )) +
  labs(
    x = NULL,
    y = "Original articles",
    title = "Research Practices"
  ) +
  theme_classic(base_size = 14) +
  theme(
    axis.line       = element_line(color = "#000000", size = 0.5),
    axis.ticks      = element_line(color = "#000000"),
    axis.text.x      = element_text(size = 12, face = "bold", colour = "#000000",
                                    angle = 45, hjust = 1, vjust = 1),    axis.text.y     = element_text(size = 10, face = "bold", colour = "#000000"),
    axis.title.y    = element_text(size = 13.5, face = "bold", colour = "#000000", margin = margin(r = 12)),
    legend.position = "none",
    panel.grid.major = element_blank(),
    panel.grid.minor = element_blank(),
    plot.title      = element_text(hjust = 0.5, face = "bold", size = 16, colour = "#000000")
  )

print(plot_sum)

# ─────────────────────────────────────────────────────────────────────────────
#                  #### Summary figure for quantitative articles ####
# ─────────────────────────────────────────────────────────────────────────────

practice_cols2 <- c(
  "n_justification",  
  "hypo_tested",      
  "sig_test",      
  "support_hyp1",      
  "effect_size"       
)

df_long2 <- df_quant %>%
  select(any_of(practice_cols2)) %>%
  pivot_longer(cols = everything(), names_to = "Practice", values_to = "Response") %>%
  mutate(yes = ifelse(tolower(Response) == "yes", 1, 0)) %>%
  group_by(Practice) %>%
  summarise(n = sum(yes), .groups = "drop") %>%
  mutate(Proportion = n / nrow(df_quant))

denom_hyp <- sum(tolower(trimws(df_quant$hypo_tested)) == "yes", na.rm = TRUE)
num_hyp <- sum(
  trimws(df_quant$support_hyp1) %in% c("Full support","Partial support"),
  na.rm = TRUE
)

df_long2 <- df_long2 %>%
  mutate(
    n = ifelse(Practice == "support_hyp1", num_hyp, n),
    Proportion = ifelse(Practice == "support_hyp1",
                        ifelse(denom_hyp > 0, num_hyp/denom_hyp, 0),
                        Proportion)
  )

expected_practices2 <- tibble(Practice = practice_cols2)
df_long2 <- expected_practices2 %>%
  left_join(df_long2, by = "Practice") %>%
  mutate(
    n = replace_na(n, 0),
    Proportion = replace_na(Proportion, 0)
  )

df_long2 <- df_long2 %>%
  mutate(
    Practice_label = factor(
      Practice,
      levels = practice_cols2,
      labels = c(
        "Sample size justification",
        "Hypothesis statement",
        "Significance testing",
        "Hypothesis support",
        "Effect size"
      )
    ),
    Percent = paste0(round(Proportion * 100), "%")
  )

plot_quant <- ggplot(df_long2, aes(x = Practice_label, y = Proportion, fill = Practice_label)) +
  geom_col(width = 0.75) +
  geom_text(aes(label = Percent), vjust = -0.5, fontface = "bold", size = 6, color = "black") +
  scale_y_continuous(
    labels = scales::percent_format(accuracy = 1),
    limits = c(0, 0.9),
    breaks = seq(0, 0.75, by = 0.25),
    expand = expansion(mult = c(0, 0.08))
  ) +
  scale_x_discrete(expand = c(0.12, 0.02)) +
  scale_fill_manual(values = c(
    "Sample size justification"    = "#9CD94C",
    "Hypothesis statement"       = "#3B0A4F",
    "Significance testing"       = "#21918c",
    "Hypothesis support"         = "#2a788e",
    "Effect size"                = "#3b528b"
  )) +
  labs(
    x = NULL,
    y = "Quantitative articles",
    title = "Research Practices (Quantitative)"
  ) +
  theme_classic(base_size = 14) +
  theme(
    axis.line        = element_line(color = "#000000", size = 0.5),
    axis.ticks       = element_line(color = "#000000"),
    axis.text.x      = element_text(size = 12, face = "bold", colour = "#000000",
                                    angle = 45, hjust = 1, vjust = 1),
    axis.text.y      = element_text(size = 10, face = "bold", colour = "#000000"),
    axis.title.y     = element_text(size = 13.5, face = "bold", colour = "#000000", margin = margin(r = 12)),
    legend.position  = "none",
    panel.grid.major = element_blank(),
    panel.grid.minor = element_blank(),
    plot.title       = element_text(hjust = 0.5, face = "bold", size = 16, colour = "#000000")
  )

print(plot_quant)
